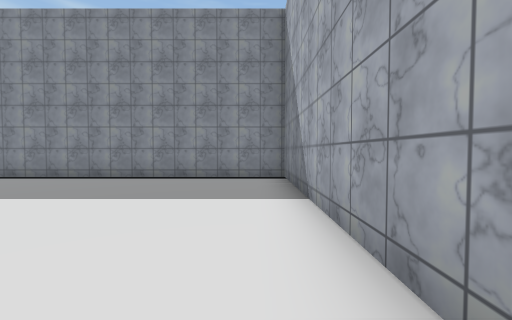
[1] (above)

16 first-person views from a walk through a scene from a Unity 3-D project. The camera is 1.5 m above the floor, tilts 2° down and sees 90° across. The floor is counted in squares, 2 m on a side. Each view is taken from the middle of a square. On the plan, view 1 faces up. The plan holds only what a view shows up to about 9 squares ahead; the rest is blank. The place goes on beyond the plan. The player is left out. Some surface patterns are stand-ins.

[2]
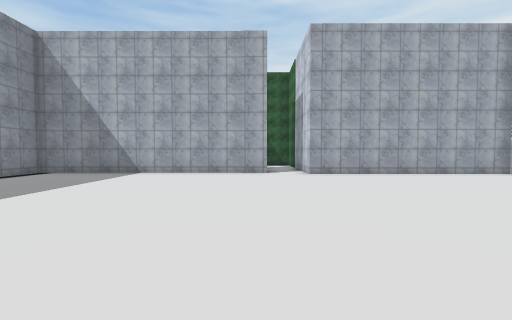

[3]
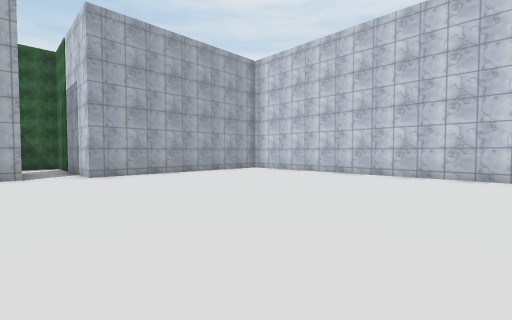

[4]
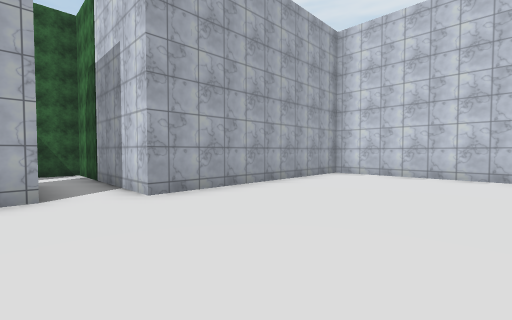

[5]
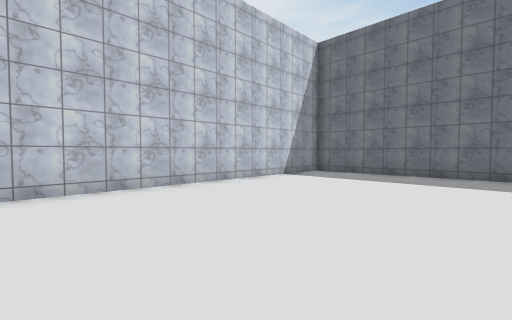

[6]
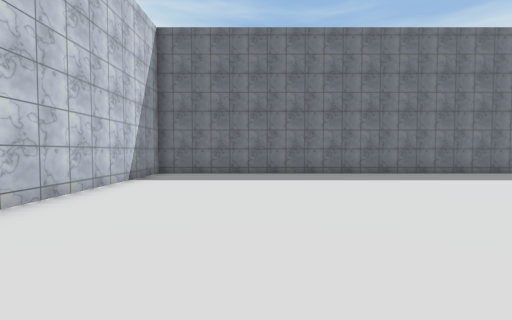

[7]
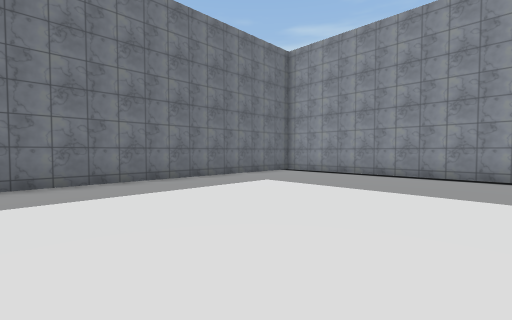

[8]
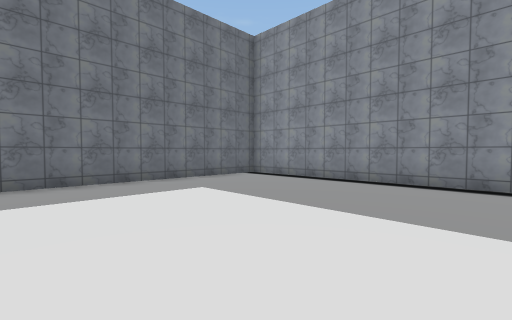

[9]
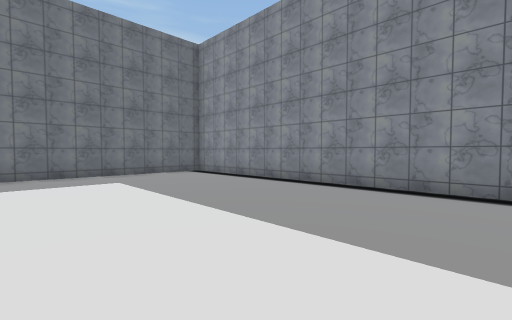

[10]
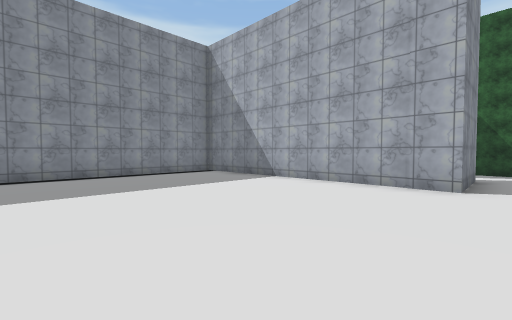

[11]
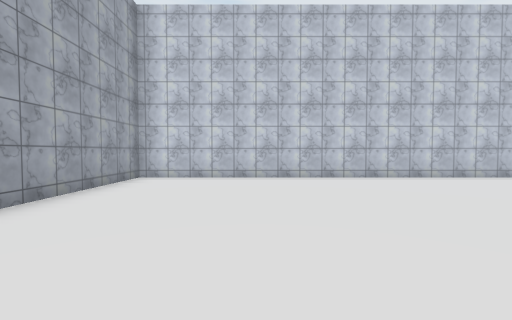

[12]
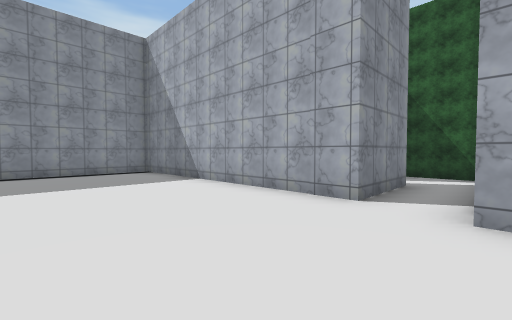

[13]
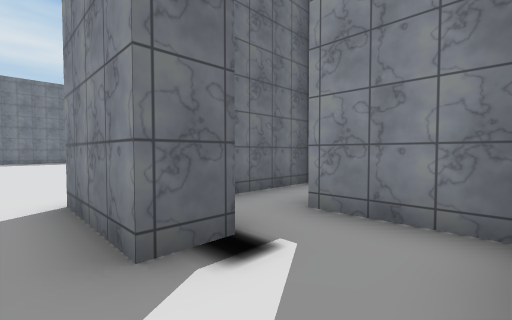

[14]
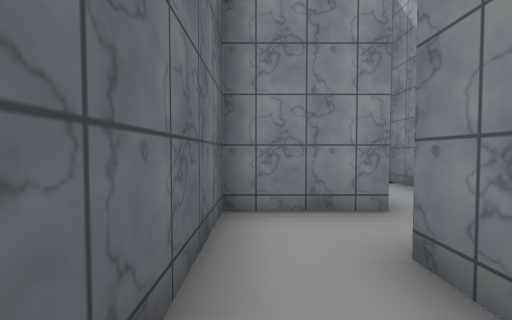

[15]
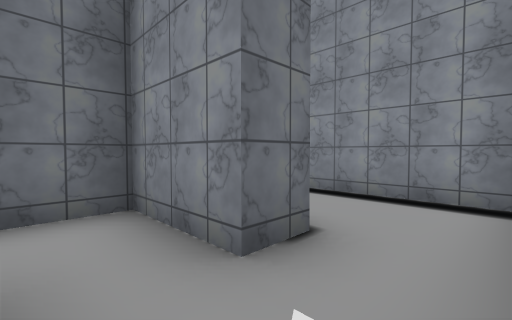

[16]
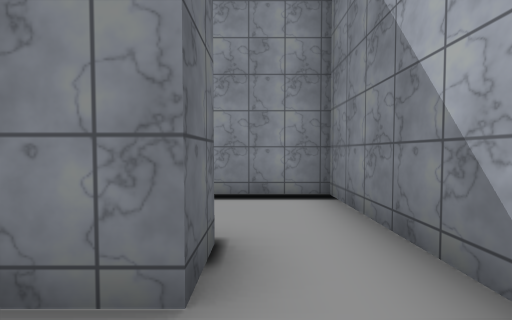

### Floor plan
Points are (right, up) in squares from view 1. A wall is a line through its corners. A room is listed if a view was taken in it or the views show most of it. See-through windows are left out.
Room 1 (views 1, 2, 3, 4, 5, 6, 7, 8, 9, 10, 11, 12, 13)
walls: (3.3, 0.5) (3.3, -0.4) (0.8, -0.4) (0.8, 7.5) (-14.2, 7.5); (-14.6, 7.2) (-14.6, -8.3) (0.3, -8.3) (0.3, -1.7) (5.3, -1.7) (5.3, 0.2)
ways out: opening at (4.5, 0) to room 2
Room 2 (view 14)
walls: (1.6, 2.6) (1.6, 1.4); (5.1, 1.9) (3.1, 1.9)
ways out: opening at (4.5, 0) to room 1; opening at (2.5, 2) to room 3
Room 3 (views 15, 16)
walls: (3.7, 5.1) (3.7, 4.2) (1.6, 4.2) (1.6, 2.6); (5.3, 4.2) (5.3, 5.6); (3.1, 1.9) (3.1, 2.9)
ways out: opening at (2.5, 2) to room 2; opening at (4.5, 5) to room 4
Room 4 (no view inside)
walls: (5.3, 5.6) (5.3, 7.5) (2, 7.5)
ways out: opening at (4.5, 5) to room 3

Positions as (right, up) in squares from view 1, and headings:
1: (0, 0), facing up
2: (-8, 0), facing right
3: (-8, 0), facing down-right
4: (-4, 0), facing down-right
5: (-6, -3), facing down-left
6: (-6, -5), facing left
7: (-8, -1), facing up-left
8: (-8, 1), facing up-left
9: (-6, 2), facing up-left
10: (-5, -1), facing up-right
11: (-3, -1), facing down
12: (-3, -2), facing up-right
13: (5, -1), facing up-left
14: (2, 1), facing up
15: (5, 3), facing up-left
16: (4, 3), facing up
